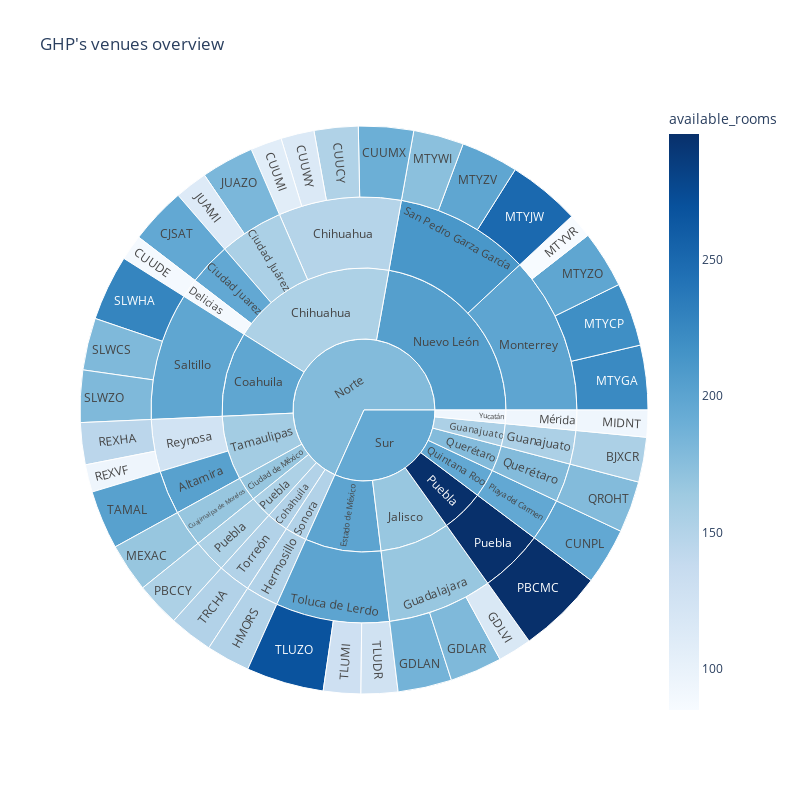

Here is the notebook cell this chart was saved with:
### Markdown cell above
## Venues

### Code cell
sun_df = venues_df.loc[venues_df['status'] == 1]
sun_df = sun_df[['region_name','state','city','venue_code','available_rooms']]

sun = px.sunburst(
    sun_df,
    path=['region_name','state','city','venue_code'], 
    values='available_rooms',
    color='available_rooms', 
    color_continuous_scale='Blues',
    title="GHP's venues overview",
    width=800, 
    height=800
    )
sun.show()

### Figure 1 — Plotly figure (JSON) as saved in the notebook; plotly's stock layout.template omitted (floating-point values rounded to 4 significant figures)
{"data": [{"branchvalues": "total", "customdata": [[155], [196], [196], [152], [88], [108], [190], [115], [186], [180], [117], [151], [113], [182], [168], [93], [219], [223], [250], [85], [174], [198], [198], [154], [296], [178], [145], [95], [180], [227], [180], [203], [127], [129], [268], [151], [203], [148.8], [196], [155.6], [168], [88], [167.0], [155], [151], [198.8], [93], [196], [154], [296], [178], [125.2], [198.2], [212.2], [199.6], [151], [154.0], [168], [198.2], [151], [199.6], [155], [167.0], [205.0], [154], [296], [178], [196], [151], [160.9], [93], [177.9], [195.2]], "domain": {"x": [0, 1], "y": [0, 1]}, "hovertemplate": "labels=%{label}<br>available_rooms_sum=%{value}<br>parent=%{parent}<br>id=%{id}<br>available_rooms=%{color}<extra></extra>", "ids": ["Sur/Guanajuato/Guanajuato/BJXCR", "Norte/Chihuahua/Ciudad Juarez/CJSAT", "Sur/Quintana Roo/Playa del Carmen/CUNPL", "Norte/Chihuahua/Chihuahua/CUUCY", "Norte/Chihuahua/Delicias/CUUDE", "Norte/Chihuahua/Chihuahua/CUUMI", "Norte/Chihuahua/Chihuahua/CUUMX", "Norte/Chihuahua/Chihuahua/CUUWY", "Sur/Jalisco/Guadalajara/GDLAN", "Sur/Jalisco/Guadalajara/GDLAR", "Sur/Jalisco/Guadalajara/GDLVI", "Norte/Sonora/Hermosillo/HMORS", "Norte/Chihuahua/Ciudad Juárez/JUAMI", "Norte/Chihuahua/Ciudad Juárez/JUAZO", "Norte/Ciudad de México/Cuajimalpa de Morelos/MEXAC", "Sur/Yucatán/Mérida/MIDNT", "Norte/Nuevo León/Monterrey/MTYCP", "Norte/Nuevo León/Monterrey/MTYGA", "Norte/Nuevo León/San Pedro Garza García/MTYJW", "Norte/Nuevo León/Monterrey/MTYVR", "Norte/Nuevo León/San Pedro Garza García/MTYWI", "Norte/Nuevo León/Monterrey/MTYZO", "Norte/Nuevo León/San Pedro Garza García/MTYZV", "Norte/Puebla/Puebla/PBCCY", "Sur/Puebla/Puebla/PBCMC", "Sur/Querétaro/Querétaro/QROHT", "Norte/Tamaulipas/Reynosa/REXHA", "Norte/Tamaulipas/Reynosa/REXVF", "Norte/Coahuila/Saltillo/SLWCS", "Norte/Coahuila/Saltillo/SLWHA", "Norte/Coahuila/Saltillo/SLWZO", "Norte/Tamaulipas/Altamira/TAMAL", "Sur/Estado de México/Toluca de Lerdo/TLUDR", "Sur/Estado de México/Toluca de Lerdo/TLUMI", "Sur/Estado de México/Toluca de Lerdo/TLUZO", "Norte/Cohahuila/Torreón/TRCHA", "Norte/Tamaulipas/Altamira", "Norte/Chihuahua/Chihuahua", "Norte/Chihuahua/Ciudad Juarez", "Norte/Chihuahua/Ciudad Juárez", "Norte/Ciudad de México/Cuajimalpa de Morelos", "Norte/Chihuahua/Delicias", "Sur/Jalisco/Guadalajara", "Sur/Guanajuato/Guanajuato", "Norte/Sonora/Hermosillo", "Norte/Nuevo León/Monterrey", "Sur/Yucatán/Mérida", "Sur/Quintana Roo/Playa del Carmen", "Norte/Puebla/Puebla", "Sur/Puebla/Puebla", "Sur/Querétaro/Querétaro", "Norte/Tamaulipas/Reynosa", "Norte/Coahuila/Saltillo", "Norte/Nuevo León/San Pedro Garza García", "Sur/Estado de México/Toluca de Lerdo", "Norte/Cohahuila/Torreón", "Norte/Chihuahua", "Norte/Ciudad de México", "Norte/Coahuila", "Norte/Cohahuila", "Sur/Estado de México", "Sur/Guanajuato", "Sur/Jalisco", "Norte/Nuevo León", "Norte/Puebla", "Sur/Puebla", "Sur/Querétaro", "Sur/Quintana Roo", "Norte/Sonora", "Norte/Tamaulipas", "Sur/Yucatán", "Norte", "Sur"], "labels": ["BJXCR", "CJSAT", "CUNPL", "CUUCY", "CUUDE", "CUUMI", "CUUMX", "CUUWY", "GDLAN", "GDLAR", "GDLVI", "HMORS", "JUAMI", "JUAZO", "MEXAC", "MIDNT", "MTYCP", "MTYGA", "MTYJW", "MTYVR", "MTYWI", "MTYZO", "MTYZV", "PBCCY", "PBCMC", "QROHT", "REXHA", "REXVF", "SLWCS", "SLWHA", "SLWZO", "TAMAL", "TLUDR", "TLUMI", "TLUZO", "TRCHA", "Altamira", "Chihuahua", "Ciudad Juarez", "Ciudad Juárez", "Cuajimalpa de Morelos", "Delicias", "Guadalajara", "Guanajuato", "Hermosillo", "Monterrey", "Mérida", "Playa del Carmen", "Puebla", "Puebla", "Querétaro", "Reynosa", "Saltillo", "San Pedro Garza García", "Toluca de Lerdo", "Torreón", "Chihuahua", "Ciudad de México", "Coahuila", "Cohahuila", "Estado de México", "Guanajuato", "Jalisco", "Nuevo León", "Puebla", "Puebla", "Querétaro", "Quintana Roo", "Sonora", "Tamaulipas", "Yucatán", "Norte", "Sur"], "marker": {"coloraxis": "coloraxis", "colors": [155, 196, 196, 152, 88, 108, 190, 115, 186, 180, 117, 151, 113, 182, 168, 93, 219, 223, 250, 85, 174, 198, 198, 154, 296, 178, 145, 95, 180, 227, 180, 203, 127, 129, 268, 151, 203, 148.8, 196, 155.6, 168, 88, 167.0, 155, 151, 198.8, 93, 196, 154, 296, 178, 125.2, 198.2, 212.2, 199.6, 151, 154.0, 168, 198.2, 151, 199.6, 155, 167.0, 205.0, 154, 296, 178, 196, 151, 160.9, 93, 177.9, 195.2]}, "name": "", "parents": ["Sur/Guanajuato/Guanajuato", "Norte/Chihuahua/Ciudad Juarez", "Sur/Quintana Roo/Playa del Carmen", "Norte/Chihuahua/Chihuahua", "Norte/Chihuahua/Delicias", "Norte/Chihuahua/Chihuahua", "Norte/Chihuahua/Chihuahua", "Norte/Chihuahua/Chihuahua", "Sur/Jalisco/Guadalajara", "Sur/Jalisco/Guadalajara", "Sur/Jalisco/Guadalajara", "Norte/Sonora/Hermosillo", "Norte/Chihuahua/Ciudad Juárez", "Norte/Chihuahua/Ciudad Juárez", "Norte/Ciudad de México/Cuajimalpa de Morelos", "Sur/Yucatán/Mérida", "Norte/Nuevo León/Monterrey", "Norte/Nuevo León/Monterrey", "Norte/Nuevo León/San Pedro Garza García", "Norte/Nuevo León/Monterrey", "Norte/Nuevo León/San Pedro Garza García", "Norte/Nuevo León/Monterrey", "Norte/Nuevo León/San Pedro Garza García", "Norte/Puebla/Puebla", "Sur/Puebla/Puebla", "Sur/Querétaro/Querétaro", "Norte/Tamaulipas/Reynosa", "Norte/Tamaulipas/Reynosa", "Norte/Coahuila/Saltillo", "Norte/Coahuila/Saltillo", "Norte/Coahuila/Saltillo", "Norte/Tamaulipas/Altamira", "Sur/Estado de México/Toluca de Lerdo", "Sur/Estado de México/Toluca de Lerdo", "Sur/Estado de México/Toluca de Lerdo", "Norte/Cohahuila/Torreón", "Norte/Tamaulipas", "Norte/Chihuahua", "Norte/Chihuahua", "Norte/Chihuahua", "Norte/Ciudad de México", "Norte/Chihuahua", "Sur/Jalisco", "Sur/Guanajuato", "Norte/Sonora", "Norte/Nuevo León", "Sur/Yucatán", "Sur/Quintana Roo", "Norte/Puebla", "Sur/Puebla", "Sur/Querétaro", "Norte/Tamaulipas", "Norte/Coahuila", "Norte/Nuevo León", "Sur/Estado de México", "Norte/Cohahuila", "Norte", "Norte", "Norte", "Norte", "Sur", "Sur", "Sur", "Norte", "Norte", "Sur", "Sur", "Sur", "Norte", "Norte", "Sur", "", ""], "type": "sunburst", "values": [155, 196, 196, 152, 88, 108, 190, 115, 186, 180, 117, 151, 113, 182, 168, 93, 219, 223, 250, 85, 174, 198, 198, 154, 296, 178, 145, 95, 180, 227, 180, 203, 127, 129, 268, 151, 203, 565, 196, 295, 168, 88, 483, 155, 151, 725, 93, 196, 154, 296, 178, 240, 587, 622, 524, 151, 1144, 168, 587, 151, 524, 155, 483, 1347, 154, 296, 178, 196, 151, 443, 93, 4145, 1925]}], "layout": {"coloraxis": {"colorbar": {"title": {"text": "available_rooms"}}, "colorscale": [[0, "rgb(247,251,255)"], [0.125, "rgb(222,235,247)"], [0.25, "rgb(198,219,239)"], [0.375, "rgb(158,202,225)"], [0.5, "rgb(107,174,214)"], [0.625, "rgb(66,146,198)"], [0.75, "rgb(33,113,181)"], [0.875, "rgb(8,81,156)"], [1, "rgb(8,48,107)"]]}, "height": 800, "legend": {"tracegroupgap": 0}, "title": {"text": "GHP's venues overview"}, "width": 800}}
